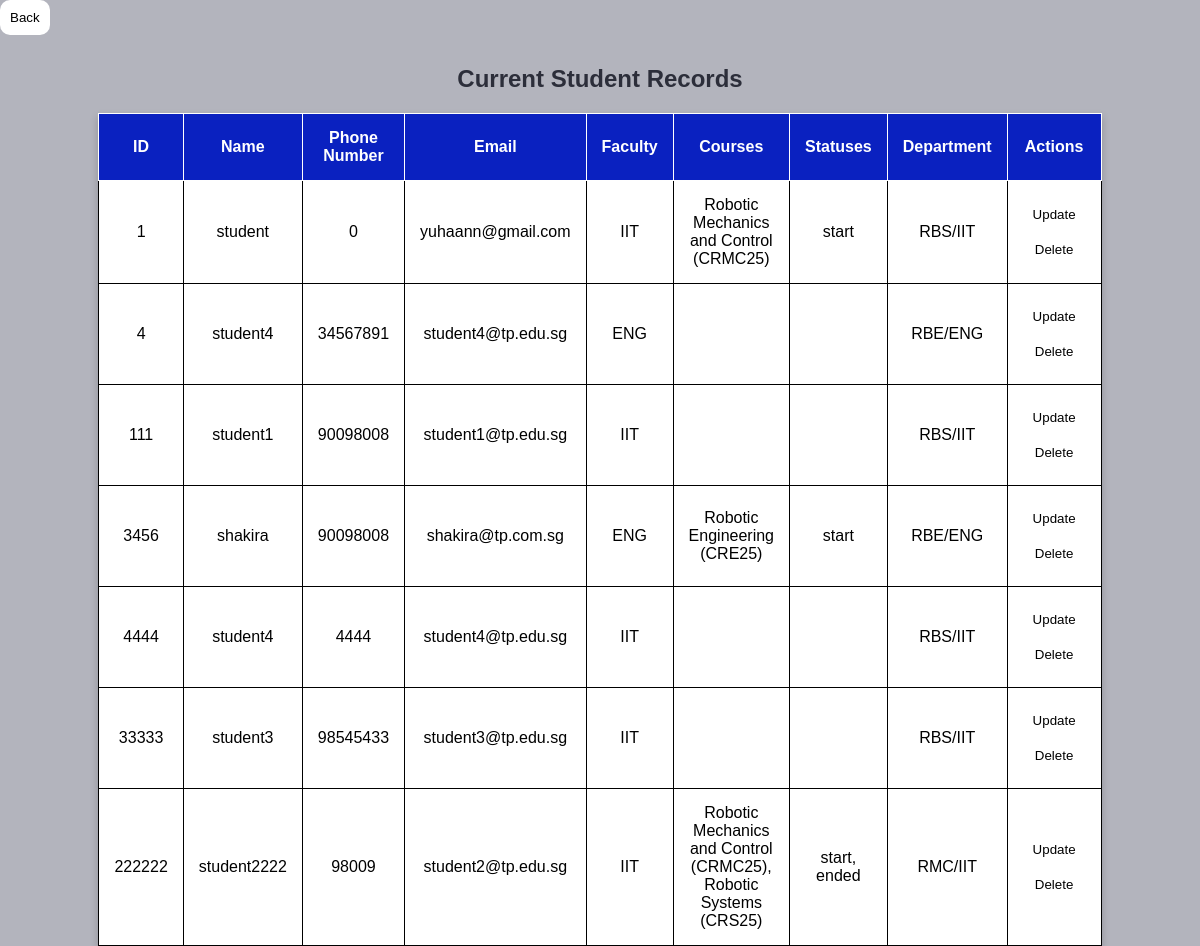
Before: /php/read1.php (signed in) with the older database file.
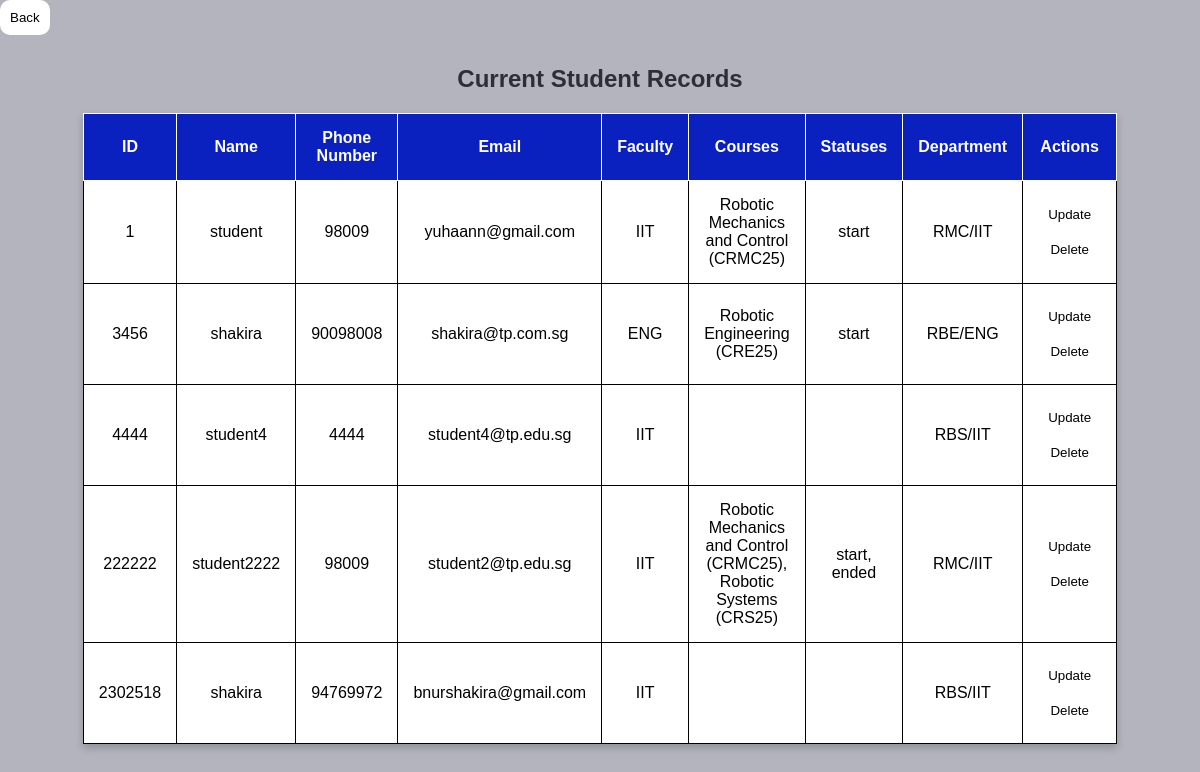
After: the same page with the newer database file.
### tables this page shows
CREATE TABLE `students` (
  `ID` int(11) NOT NULL,
  `NAME` varchar(50) NOT NULL,
  `PHONENUMBER` int(8) NOT NULL,
  `EMAIL` text NOT NULL,
  `PASSWORD_HASH` char(60) NOT NULL,
  `CREATED_AT` timestamp(6) NOT NULL DEFAULT current_timestamp(6),
  `UPDATED_AT` timestamp(6) NOT NULL DEFAULT current_timestamp(6),
  `COURSE_ID` varchar(11) DEFAULT NULL,
  `FACULTY` varchar(255) NOT NULL,
  `DEPARTMENT_ID` int(11) DEFAULT NULL,
  `GRADE_ID` varchar(11) DEFAULT NULL,
  `CLASS` varchar(11) DEFAULT NULL,
  `ROLE_ID` varchar(11) NOT NULL
);

CREATE TABLE `department` (
  `ID` int(11) NOT NULL,
  `NAME` varchar(50) DEFAULT NULL
);

### php/read1.php (the view, shortened to what this page needs)
<?php
$conn = db_connect();
$csrf_token = $_SESSION['csrf_token'];
$stmt = $conn->prepare("
    SELECT
        students.id AS student_id,
        students.name AS student_name,
        students.phonenumber,
        students.email,
        students.faculty,
        department.name AS department_name,
        GROUP_CONCAT(
            CONCAT(course.name, ' (', course.code, ')')
            ORDER BY course.name SEPARATOR ', '
        ) AS course_names_with_codes,
        GROUP_CONCAT(
            course.status
            ORDER BY course.name SEPARATOR ', '
        ) AS course_statuses
    FROM students
    LEFT JOIN student_courses ON students.id = student_courses.student_id
    LEFT JOIN course ON student_courses.course_id = course.id
    LEFT JOIN department ON students.department_id = department.id
    GROUP BY students.id
");
$stmt->execute();
$result = $stmt->get_result();
$redirect = ($_SESSION['role'] == 3) ? "admin_dashboard.php" : "faculty_dashboard.php";
if ($result->num_rows > 0) {
    echo '<a href="' . $redirect . '"><button>Back</button></a>';
    echo "<h2>Current Student Records</h2>";
    echo "<table border='1' cellpadding='10'>";
    echo "<tr>
        <th>ID</th><th>Name</th><th>Phone Number</th><th>Email</th><th>Faculty</th><th>Courses</th><th>Statuses</th><th>Department</th><th>Actions</th>
    </tr>";
    while ($student = $result->fetch_assoc()) {
        echo "<tr>";
        echo "<td>" . htmlspecialchars($student['student_id']) . "</td>";
        echo "<td>" . htmlspecialchars($student['student_name']) . "</td>";
        echo "<td>" . htmlspecialchars($student['phonenumber']) . "</td>";
        echo "<td>" . htmlspecialchars($student['email']) . "</td>";
        echo "<td>" . htmlspecialchars($student['faculty']) . "</td>";
        echo "<td>" . htmlspecialchars($student['course_names_with_codes']) . "</td>";
        echo "<td>" . htmlspecialchars($student['course_statuses']) . "</td>";
        echo "<td>" . htmlspecialchars($student['department_name']) . "</td>";
        echo "<td>
            <a href='update_student.php?id=" . htmlspecialchars($student['student_id']) . "'><button>Update</button></a>
            <form method='POST' action='delete_student.php' onsubmit=\"return confirm('Are you sure you want to delete this record?');\">
                <input type='hidden' name='id' value='" . htmlspecialchars($student['student_id']) . "'>
                <input type='hidden' name='token' value='" . htmlspecialchars($csrf_token) . "'>
                <input type='submit' name='delete' value='Delete'>
            </form>
        </td>";
        echo "</tr>";
    }
    echo "</table>";
} else {
    echo "<p>No student records found.</p>";
}
?>
<!DOCTYPE html>
<html lang="en">
<head>

### php/read1.php (style rules this page uses)
* { margin: 0; box-sizing: border-box; font-family: sans-serif; }
table { border-collapse: collapse; width: 80%; max-width: 1000px; background-color: #ffffff; box-shadow: 0 4px 8px rgba(0, 0, 0, 0.2); margin-left: auto; margin-right: auto; }
th, td { padding: 15px; text-align: center; border: 1px solid; }
h2 { text-align: center; color: #2c2e3a; margin-top: 30px; margin-bottom: 20px; }
th { background-color: #0a21c0; color: white; }
button, input[type="submit"] { background: #fff; color: black; padding: 10px; border: 1px solid #2c2e3a; border-radius: 10px; cursor: pointer; margin-top: 0px; border: none; }

Changed rows visible on the page:
removed students: ID "4", NAME "student4", PHONENUMBER "34567891", EMAIL "student4@tp.edu.sg", FACULTY "ENG", DEPARTMENT_ID.NAME "RBE/ENG"
removed students: ID "111", NAME "student1", PHONENUMBER "90098008", EMAIL "student1@tp.edu.sg", FACULTY "IIT", DEPARTMENT_ID.NAME "RBS/IIT"
removed students: ID "33333", NAME "student3", PHONENUMBER "98545433", EMAIL "student3@tp.edu.sg", FACULTY "IIT", DEPARTMENT_ID.NAME "RBS/IIT"
changed students "student": PHONENUMBER "0" → "98009"; DEPARTMENT_ID.NAME "RBS/IIT" → "RMC/IIT"
added students: ID "2302518", NAME "shakira", PHONENUMBER "94769972", EMAIL "bnurshakira@gmail.com", FACULTY "IIT", DEPARTMENT_ID.NAME "RBS/IIT"
